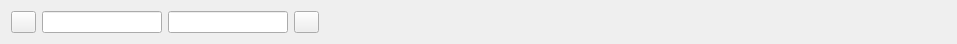
<?xml version="1.0" encoding="UTF-8"?>
<ui version="4.0">
 <class>FNoShowCancelationFee</class>
 <widget class="QWidget" name="FNoShowCancelationFee">
  <property name="geometry">
   <rect>
    <x>0</x>
    <y>0</y>
    <width>957</width>
    <height>41</height>
   </rect>
  </property>
  <property name="windowTitle">
   <string>Form</string>
  </property>
  <layout class="QHBoxLayout" name="horizontalLayout">
   <item>
    <widget class="QPushButton" name="btnBack">
     <property name="maximumSize">
      <size>
       <width>25</width>
       <height>25</height>
      </size>
     </property>
     <property name="focusPolicy">
      <enum>Qt::NoFocus</enum>
     </property>
     <property name="text">
      <string/>
     </property>
     <property name="icon">
      <iconset resource="../Resort/res.qrc">
       <normaloff>:/images/left.png</normaloff>:/images/left.png</iconset>
     </property>
    </widget>
   </item>
   <item>
    <widget class="EDateEdit" name="deStart">
     <property name="maximumSize">
      <size>
       <width>120</width>
       <height>16777215</height>
      </size>
     </property>
     <property name="focusPolicy">
      <enum>Qt::WheelFocus</enum>
     </property>
    </widget>
   </item>
   <item>
    <widget class="EDateEdit" name="deEnd">
     <property name="maximumSize">
      <size>
       <width>120</width>
       <height>16777215</height>
      </size>
     </property>
     <property name="focusPolicy">
      <enum>Qt::WheelFocus</enum>
     </property>
    </widget>
   </item>
   <item>
    <widget class="QPushButton" name="btnForward">
     <property name="maximumSize">
      <size>
       <width>25</width>
       <height>25</height>
      </size>
     </property>
     <property name="focusPolicy">
      <enum>Qt::NoFocus</enum>
     </property>
     <property name="text">
      <string/>
     </property>
     <property name="icon">
      <iconset resource="../Resort/res.qrc">
       <normaloff>:/images/right.png</normaloff>:/images/right.png</iconset>
     </property>
    </widget>
   </item>
   <item>
    <spacer name="horizontalSpacer">
     <property name="orientation">
      <enum>Qt::Horizontal</enum>
     </property>
     <property name="sizeHint" stdset="0">
      <size>
       <width>622</width>
       <height>20</height>
      </size>
     </property>
    </spacer>
   </item>
  </layout>
 </widget>
 <customwidgets>
  <customwidget>
   <class>EDateEdit</class>
   <extends>QLineEdit</extends>
   <header location="global">edateedit.h</header>
  </customwidget>
 </customwidgets>
 <resources>
  <include location="../Resort/res.qrc"/>
 </resources>
 <connections/>
</ui>
